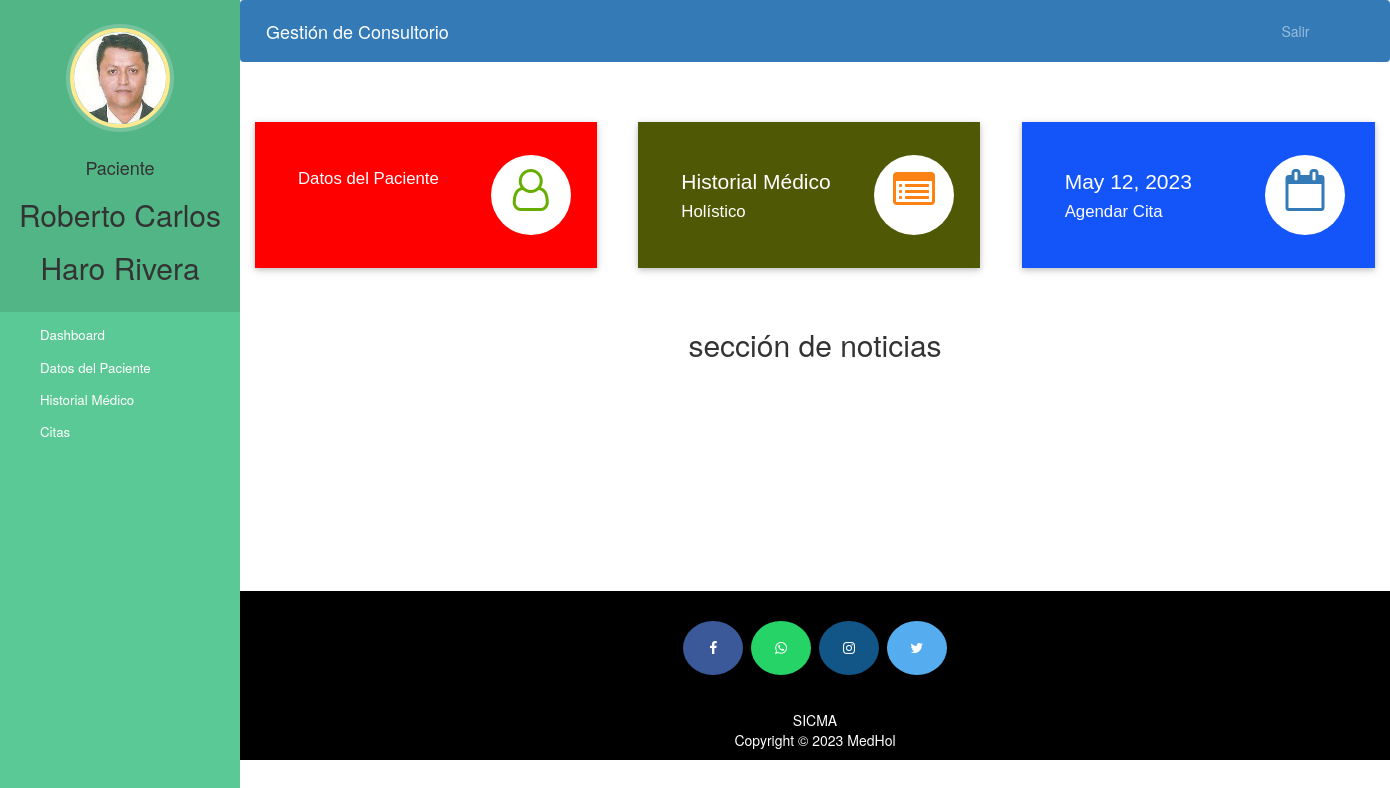
/paciente_dashboard (signed in), run on the app's committed database.
### consultas/models.py (models this page shows, shortened)
class Paciente(models.Model):
    user =models.OneToOneField(User,on_delete=models.CASCADE)
    apmaterno=models.CharField(max_length=20,null=False, default='')
    fechaNac=models.DateField(default=date.today)
    domicilio = models.CharField(max_length=40,default='')
    poblacion = models.CharField(max_length=20,default='')
    municipio = models.CharField(max_length=20,default='')
    entidad = models.CharField(max_length=20,default='')
    pais = models.CharField(max_length=20,default='')
    telefono = models.CharField(max_length=20,null=False,default='')
    celular = models.CharField(max_length=20,null=False, default='')
    sintomas = models.CharField(max_length=100,null=False,default='')
    medicoAsignadoId = models.PositiveIntegerField(null=True)
    correo = models.CharField(max_length=40,default='')
    facebook = models.CharField(max_length=40,default='')
    instagram = models.CharField(max_length=40,default='')
    pagweb = models.CharField(max_length=40,default='')
    fechadeadmision =models.DateField(auto_now=True)
    status = models.BooleanField(default=False)
    nombreTutor = models.CharField(max_length=30, blank=True, null=True, default='')
    apellidosTutor = models.CharField(max_length=30, blank=True, null=True, default='')
    telefonoTutor = models.CharField(max_length=20, blank=True, null=True, default='')
    celularTutor = models.CharField(max_length=20, blank=True, null=True, default='')
    foto = models.ImageField(upload_to='fotosdeperfil/fotosdeperfilpacientes/',null=True,blank=True)

class Medico(models.Model):
    user=models.OneToOneField(User,on_delete=models.CASCADE)
    foto = models.ImageField(upload_to='fotosdeperfil/fotosdeperfilmedicos/',null=True,blank=True)
    domicilio = models.CharField(max_length=40)
    celular = models.CharField(max_length=20,null=True)
    especialidad = models.CharField(max_length=50,choices=especialidades,default='Holístico')
    status =models.BooleanField(default=False)
    @property
    def get_name(self):
        return self.user.first_name+" "+self.user.last_name

### consultas/views.py (the view)
# urls.py: path('paciente_dashboard', views.paciente_dashboard_view,name='paciente_dashboard'),
@login_required(login_url='pacientelogin')
@user_passes_test(is_paciente)
def paciente_dashboard_view(request):
    paciente=models.Paciente.objects.get(user_id=request.user.id)
    medico=models.Medico.objects.get(user_id=paciente.medicoAsignadoId)
    mylista={
    'paciente':paciente,
    'nombreMedico':medico.get_name,
    'celularMedico':medico.celular,
    'domicilioMedico':medico.domicilio,
    'sintomas':paciente.sintomas,
    'medicoEspecialidad':medico.especialidad,
    'fechadeadmision':paciente.fechadeadmision,
    }
    return render(request,'paciente_dashboard.html',context=mylista)

### consultas/views.py (called while the page is built)
def is_paciente(user):
    return user.groups.filter(name='PACIENTE').exists()

### consultas/templates/paciente_dashboard.html
{% extends 'paciente_base.html' %}
{% load static %}
{% block content %}
{%include 'paciente_dashboard_cards.html'%}
<br><br><br><br>
{% endblock content %}

### consultas/templates/paciente_base.html (shortened to what this page needs)
<!DOCTYPE html>
{% load static %}
<html lang="es">
<head>
  <link rel="stylesheet" href="https://stackpath.bootstrapcdn.com/bootstrap/4.3.1/css/bootstrap.min.css">
  <link rel="stylesheet" href="https://maxcdn.bootstrapcdn.com/font-awesome/4.7.0/css/font-awesome.min.css">
</head>
<body>
  <nav class="menu" tabindex="0">
    <header class="avatar">
      <img src="{% static paciente.foto.url %}" alt="Profile Pic" />
      <br><br>
      <h4>Paciente</h4>
      <h2>{{request.user.first_name}}</h2>
      <h2>{{request.user.last_name}}</h2>
    </header>
    <ul>
      <li tabindex="0" class="icon-dashboard"> <a style="color:white; text-decoration:none;" href="/paciente_dashboard"><span>Dashboard</span></a> </li>
      <li tabindex="0" class="icon-users"> <a style="color:white; text-decoration:none;" href="/patient-view-doctor"><span>Datos del Paciente</span></a></li>
      <li tabindex="0" class="icon-customers"> <a style="color:white; text-decoration:none;" href="/patient-discharge"><span>Historial Médico</span></a></li>
      <li tabindex="0" class="icon-calendar"> <a style="color:white; text-decoration:none;" href="/patient-appointment"><span>Citas</span></a></li>
    </ul>
  </nav>
  <main>
    <div class="bs-example">
      <nav class="navbar navbar-expand-md  navbar-dark fixed-top" style="background:#337AB7;">
        <a href="/paciente_dashboard" class="navbar-brand">Gestión de Consultorio</a>
        <div class="collapse navbar-collapse justify-content-between" id="navbarCollapse">
          <div class="navbar-nav" style=" margin-left: 90%;">
            <a href="/logout" class="nav-item nav-link">Salir</a>
          </div>
        </div>
      </nav>
    </div>
    <br><br>
    {% block content %}
    {% endblock content %}
    <br><br><br><br><br><br><br>
    <footer>
      <p>
        <a id="ftr" href="https://www.facebook.com/MedHolMexico" class="fa fa-facebook"></a>
        <a id="ftr" href="https://api.whatsapp.com/send?phone=919572181024&text=Hello%20Sumit.%0d%0aHow%20are%20you%20%3f%0d%0aI%20came%20from%20your%20website.&source=&data=#" class="fa fa-whatsapp"></a>
        <a id="ftr" href="https://instagram.com/sumit.luv" class="fa fa-instagram"></a>
        <a id="ftr" href="https://twitter.com/sumitkumar1503" class="fa fa-twitter"></a>
      </p>
      <br>
      <div class="container">
        <div class="row">
          <div class="col-md-12 col-sm-12">
            <div style="color:#ffffff;" class="wow fadeInUp footer-copyright">
              <p>SICMA<br>
                Copyright &copy; 2023 MedHol </p>
            </div>
          </div>
        </div>
      </div>
    </footer>
  </main>
</body>
</html>

### consultas/templates/paciente_dashboard_cards.html (shortened to what this page needs)
<!DOCTYPE html>
<html lang="es" dir="ltr">
<head>
  <link rel="stylesheet" href="https://maxcdn.bootstrapcdn.com/bootstrap/3.4.1/css/bootstrap.min.css">
  <link rel="stylesheet" href="https://cdnjs.cloudflare.com/ajax/libs/font-awesome/4.7.0/css/font-awesome.min.css">
</head>
<body>
  <div class="market-updates">
    <div class="col-md-4 market-update-gd">
      <div class="market-update-block clr-block-1">
        <div class="col-md-8 market-update-left">
          <h4>Datos del Paciente</h4>
        </div>
        <div class="col-md-4 market-update-right">
          <i class="fa fa-user-o"> </i>
        </div>
        <div class="clearfix"> </div>
      </div>
    </div>
    <div class="col-md-4 market-update-gd">
      <div class="market-update-block clr-block-2">
        <div class="col-md-8 market-update-left">
          <h3>Historial Médico</h3>
          <h4>{{medicoEspecialidad}}</h4>
        </div>
        <div class="col-md-4 market-update-right">
          <i class="fa fa fa-list-alt"></i>
        </div>
        <div class="clearfix"> </div>
      </div>
    </div>
    <div class="col-md-4 market-update-gd">
      <div class="market-update-block clr-block-3">
        <div class="col-md-8 market-update-left">
          <h3>{{fechadeadmision}}</h3>
          <h4>Agendar Cita</h4>
        </div>
        <div class="col-md-4 market-update-right">
          <i class="fa fa-calendar-o" aria-hidden="true"></i>
        </div>
        <div class="clearfix"> </div>
      </div>
    </div>
  </div>
<br><br>
  <h2 align="center">sección de noticias</h2>
</body>
</html>

### consultas/templates/paciente_base.html (style rules this page uses)
a:link { text-decoration: none; }
a { color: white; }
footer { padding: 0px 0px 0px 0px; background-color: black; margin: 0px; }
#ftr { padding: 20px; }
.fa { font-size: 23px; width: 60px; text-align: center; text-decoration: none; margin: 5px 2px; border-radius: 50%; }
.fa-facebook { background: #3B5998; color: white; margin-top: 30px; }
.fa-whatsapp { background: #25d366; color: white; }
.fa-twitter { background: #55ACEE; color: white; }
.fa-instagram { background: #125688; color: white; }
p { text-align: center; }
body { padding-left: 240px; }
main { position: relative; height: 100vh; }
.menu { background: #5bc995; height: 100vh; width: 240px; position: fixed; top: 0px; left: 0; z-index: 5; outline: none; }
.menu .avatar { background: rgba(0, 0, 0, 0.1); padding: 2em 0.5em; text-align: center; }
.menu .avatar img { width: 100px; border-radius: 50%; overflow: hidden; border: 4px solid #ffea92; box-shadow: 0 0 0 4px rgba(255, 255, 255, 0.2); }
.menu .avatar h2 { font-weight: normal; margin-bottom: 0; }
.menu ul { list-style: none; padding: 0.5em 0; margin: 0; }
.menu ul li { padding: 0.5em 1em 0.5em 3em; font-size: 0.95em; font-weight: regular; background-repeat: no-repeat; background-position: left 15px center; background-size: auto 20px; transition: all 0.15s linear; cursor: pointer; }
.menu ul li.icon-dashboard { background-image: url("http://www.entypo.com/images//gauge.svg"); }
.menu ul li.icon-customers { background-image: url("http://www.entypo.com/images//briefcase.svg"); }
.menu ul li.icon-users { background-image: url("http://www.entypo.com/images//users.svg"); }
.menu ul li.icon-calendar { background-image: url("http://www.entypo.com/images//calendar.svg"); }

### consultas/templates/paciente_dashboard_cards.html (style rules this page uses)
.market-update-block { padding: 2em 2em; background: #999; }
.market-update-block h3 { color: #fff; font-size: 1.5em; font-family: 'Carrois Gothic', sans-serif; }
.market-update-block h4 { font-size: 1.2em; color: #fff; margin: 0.3em 0em; font-family: 'Carrois Gothic', sans-serif; }
.market-update-block.clr-block-1 { background: #ff0000; margin-right: 0.8em; box-shadow: 0 2px 5px 0 rgba(0, 0, 0, 0.16), 0 2px 10px 0 rgba(0, 0, 0, 0.12); transition: 0.5s all; -webkit-transition: 0.5s all; -moz-transition: 0.5s all; -o-transition: 0.5s all; }
.market-update-block.clr-block-2 { background: #4f5905; margin-right: 0.8em; box-shadow: 0 2px 5px 0 rgba(0, 0, 0, 0.16), 0 2px 10px 0 rgba(0, 0, 0, 0.12); transition: 0.5s all; -webkit-transition: 0.5s all; -moz-transition: 0.5s all; -o-transition: 0.5s all; }
.market-update-block.clr-block-3 { background: #1355f9; box-shadow: 0 2px 5px 0 rgba(0, 0, 0, 0.16), 0 2px 10px 0 rgba(0, 0, 0, 0.12); transition: 0.5s all; -webkit-transition: 0.5s all; -moz-transition: 0.5s all; -o-transition: 0.5s all; }
.market-update-right i.fa.fa-user-o, i.fa.fa-map-marker { font-size: 3em; color: #68AE00; width: 80px; height: 80px; background: #fff; text-align: center; border-radius: 49px; -webkit-border-radius: 49px; -moz-border-radius: 49px; -o-border-radius: 49px; line-height: 1.7em; }
.market-update-right i.fa.fa-info-circle, i.fa.fa-list-alt { font-size: 3em; color: #FC8213; width: 80px; height: 80px; background: #fff; text-align: center; border-radius: 49px; -webkit-border-radius: 49px; -moz-border-radius: 49px; -o-border-radius: 49px; line-height: 1.7em; }
.market-update-right i.fa.fa-mobile, i.fa.fa-calendar-o { font-size: 3em; color: #337AB7; width: 80px; height: 80px; background: #fff; text-align: center; border-radius: 49px; -webkit-border-radius: 49px; -moz-border-radius: 49px; -o-border-radius: 49px; line-height: 1.7em; }
.market-update-left { padding: 0px; }

### data on the page
Paciente: foto (picture), fechadeadmision "May 12, 2023"
Medico: especialidad "Holístico"

### other printed values
{{ request.user.first_name }} "Roberto Carlos"
{{ request.user.last_name }} "Haro Rivera"
